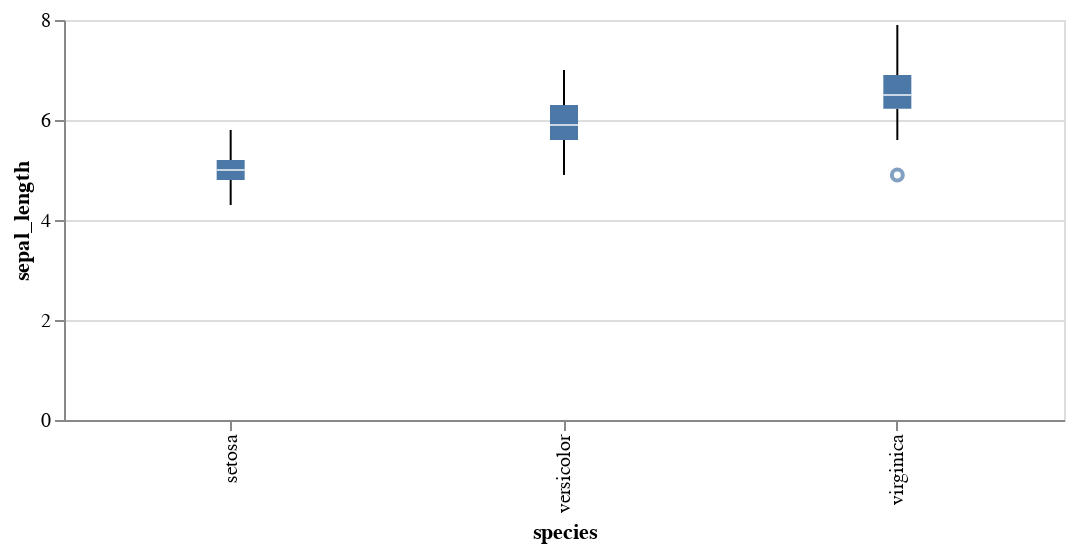

Notebook code for this chart:
### Code cell
alt.Chart(data).mark_boxplot(

).encode(
    alt.X('species:N'),
    alt.Y('sepal_length:Q')
).properties(
    width=500,
    height=200
)

### Figure 1 — Vega-Lite specification as saved in the notebook (floating-point values rounded to 4 significant figures; data arrays with more than 128 entries replaced by an {"elided": "..."} marker saying what was removed)
{"config": {"view": {"continuousWidth": 400, "continuousHeight": 300}}, "data": {"name": "data-a4bd480ea976f54878a155ce12ba18ce"}, "mark": "boxplot", "encoding": {"x": {"type": "nominal", "field": "species"}, "y": {"type": "quantitative", "field": "sepal_length"}}, "height": 200, "width": 500, "$schema": "https://vega.github.io/schema/vega-lite/v4.8.1.json", "datasets": {"data-a4bd480ea976f54878a155ce12ba18ce": {"elided": "150 records"}}}
